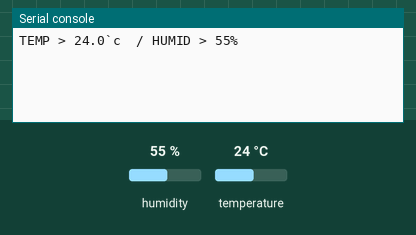
Recording of a program running on a simulated CircuitPython board. On the bench: the last lines printed to the serial console. The inputs (shaded band) are chosen by the test bench; at power-on: humidity 55 %, temperature 24 °C.

Above: at 1.2 s.
1.3 s: humidity set to 22 %
At 4.6 s:
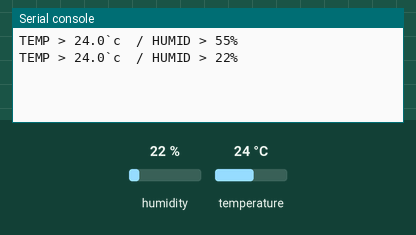
5.4 s: temperature set to 12 °C
At 7.7 s:
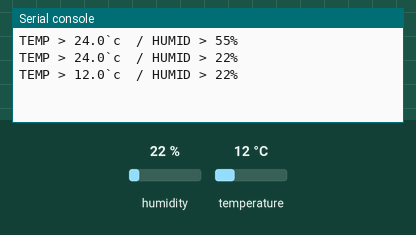
9.5 s: humidity set to 40 %
At 10.9 s:
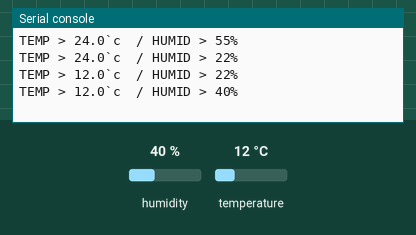
Timing chart, 0 to 12.5 s (numbered marks = the images above; inputs shaded):
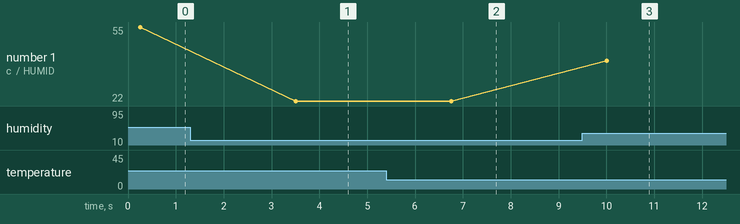

Measured:
- after the input at 1.3 s, the serial console: prints a new line after 2.2 s (image 1)
- after the input at 5.4 s, the serial console: prints a new line after 1.4 s (image 2)
- after the input at 9.5 s, the serial console: prints a new line after 0.51 s (image 3)
- plotted number 1: 55 → 22 after the input at 1.3 s, 22 → 40 after the input at 9.5 s

The program:

gpio_main15.py
```python
# new adafruit package
# sudo pip install adafruit-circuitpython-dht
# sudo apt install libgpiod2
import adafruit_dht as dht
import board
import time

SENSOR = dht.DHT11(board.D4) # 보드 GPIO 4번 , 센서 초기화

while True:
    try:
        t = SENSOR.temperature
        h = SENSOR.humidity
        print(f'TEMP > {t:.1f}`c  / HUMID > {h:.0f}%')

    except RuntimeError as e:
        print(f'ERROR > {e.args[0]}')
        time.sleep(3.0)

    except Exception as e:
        SENSOR.exit()
        raise e

    time.sleep(3.0)
```
